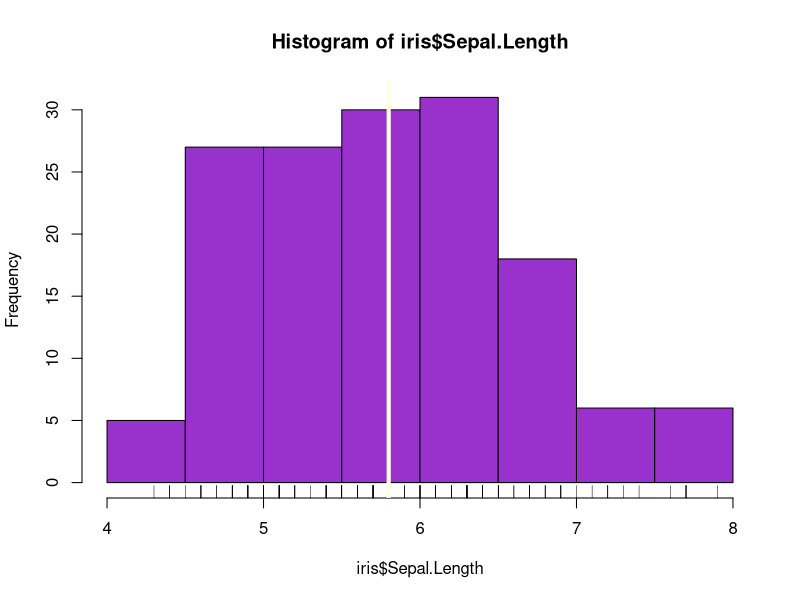
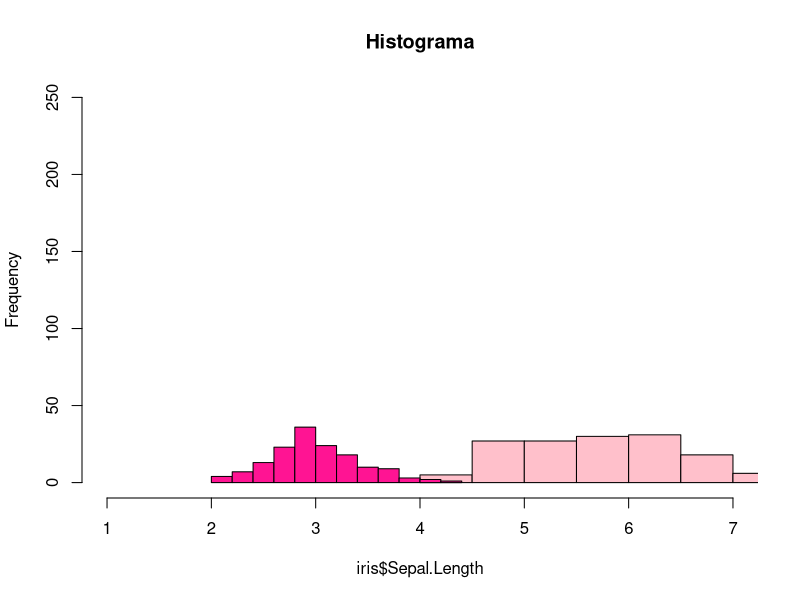
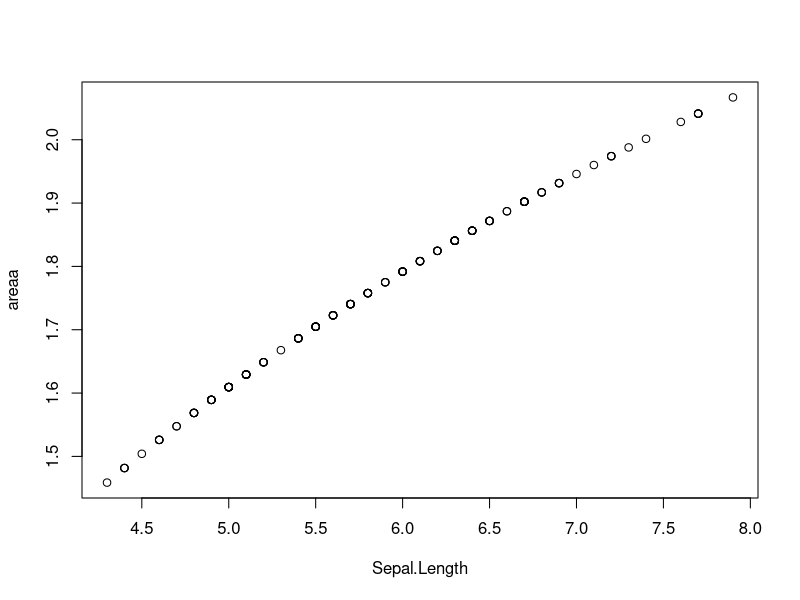
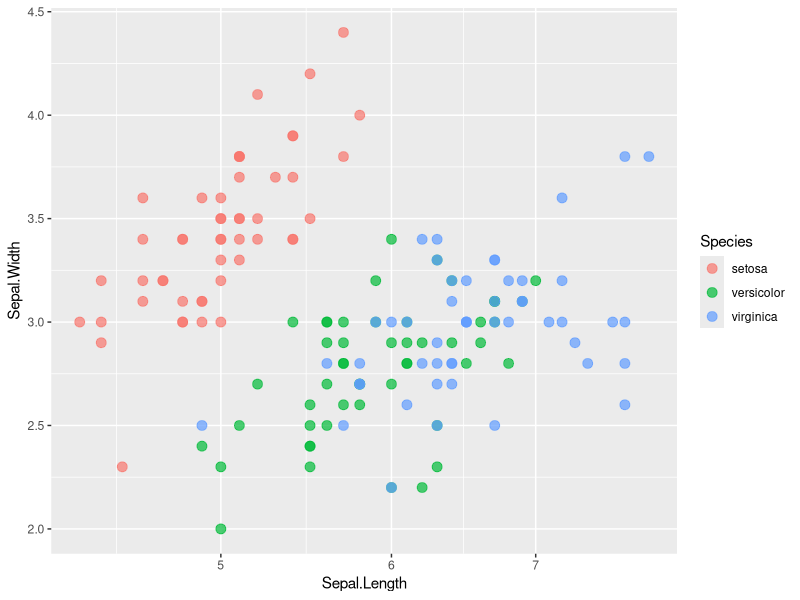
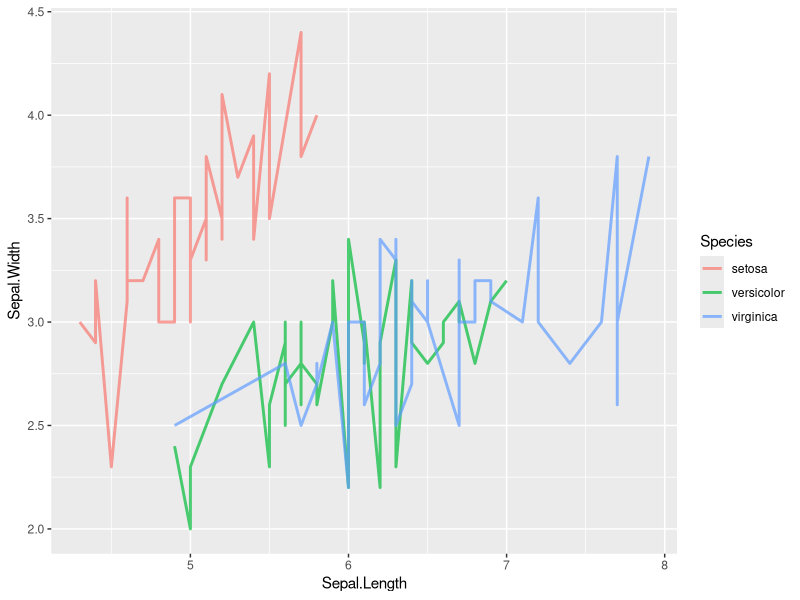
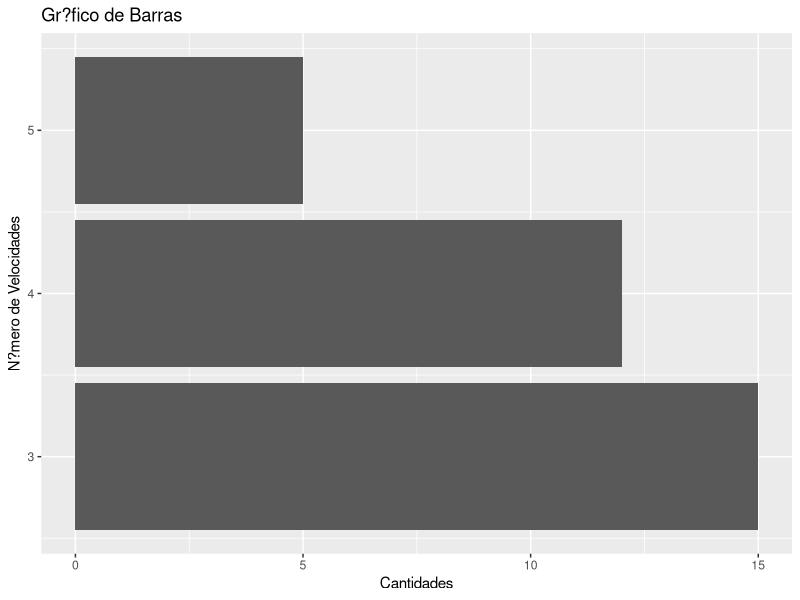

The R source for these figures, in order:
## ---- chunk 1
typeof("a")
typeof(factor("a"))
typeof(1)
## ---- chunk 2
iris[1,]
iris[,1]
## ---- chunk 3
length("hola")
#Cuenta el largo de el vector / elemento (considera la cadena como un unico elemento)
nchar("hola")
#Cuenta la cantidad de caracteres
## ---- chunk 4
X<-c(1,"2",TRUE)
print(X)
#Los toma todos como str

c(c(1,c(4,c(3))))
#Unidimensionales no importa cuantas veces lo anides 

## ---- chunk 5
x<-c("maria","paula","josefina")
x[3]
x[1:2]
x[c(1,2,3)]
## ---- chunk 6
seq(1,100,5)
#Secuencia del 1 al 100 con pasos de a 5

c(1,2,3,4)+c(2,3,4,5)
c(1,3,5,6)+c(2,4)
#"Duplica" el vector mas chico para "completar" el mas grande

sum(1:100)
sum(seq(2,100,2))
#Suma de todos los pares del 2 al 100

length(c(1,2,3,4))
c(2,5,8)/2
#Tener la mitad de un vector
## ---- chunk 7
library(dplyr)
# 1) Selecciona la mitad de las columnas impares de iris 
iris[seq(1:ncol(iris))%%2!=0][1:(nrow(iris)/2),] #Primero columnas impares y despues mitad de filas

# 2) Selecciona las primeras 5 filas y las ultimas  5 filas de iris.
iris[c(c(1:5),c(147:150)),]

# 3) Selecciona la mitad de las filas de iris de forma alternada empezando por la primera
iris[seq(1,nrow(iris),2),]

# 4) Utilice dos alternativas para realizar un muestreo aleatorio de tamnio 20 de las filas de iris
iris[sample(nrow(iris), size = 20, replace = FALSE), ]
iris[as.integer(runif(20,1,nrow(iris))),]
muestra_aleatoria_dplyr <- iris %>%
  sample_n(size = 20)

# 5) realice una copia de iris con el muestreo aleatorio para cada especie de 5 filas para cada una de las espacies de las  columnas "Petal.Length" y "Species"

copia_iris<-iris[iris$Species==unique(iris$Species)[1],][sample(1:50,5),][,c("Petal.Length","Species")]
#Filtro las filas por una especie, hago un muestreo aleatorio de 5 filas entre el 1 y 50, selecciono las columnas que quiero
## ---- chunk 8
x<-list(1,2,list(T,F,F),list('A','B'))
## ---- chunk 9
print("*****")
x[[4]][[2]]
#Del elemento 4 de la principal, agarro el 2ndo elemento y lo muestra como vector
print("*****")
x[[4]][2] 
#Lo muestra como una lista al elemento "B"
print("*****")
x[4][2]
#Dice [[1]] NULL
print("*****")
x[3] #Lo muestra como una lista de la lista
print("*****")
x[[3]] # Lo muestra como list(T,F,F)


## ---- chunk 10
df<-data.frame(provincia=c("Santa Fe","Buenos Aires","Tierra del Fuego"), poblacion=c(4,3,12))
## ---- chunk 11
df$provincia
#Muesta como vector las provincias 
df['provincia']
#muestra la columna provincia 

#CONDICION
df[df$provincia=="Santa Fe"]
#Muestra la linea donde la provincia es Santa Fe

#AGREGAR UNA COLUMNA
df["Anio de Fundacion"]=c(2002,2003,2005)
df$cantidad_arboles<- c(1,2,3)
df <- df %>% mutate(rt = c(20, 30, 40)) #acordarse de asignarlo 
df

#MOSTRAR TIPO DE DATO DE UNA COLUMNA
ncol(df)
df %>% str()

#MEDIANA, VALOR MAXIMO Y VALOR MINIMO
mtcars %>% slice_max(wt)

mtcars %>% slice_min(wt)

mtcars %>% summarise(median_wt = median(wt))

mtcars %>% summarise(mean_wt = mean(wt))
## ---- chunk 12
library(dplyr)

iris %>% 
  filter(Species=='setosa',Petal.Length>1.2) %>% 
  mutate(area=Sepal.Length*Sepal.Width) %>% 
  rename(largo_sepalo=Sepal.Length)

## ---- chunk 13
#Sapply permite aplicar una funcion a todo un df (es lo que interesa)

iris %>% sapply(mean,na.rm=T) #Excliuye valores NA al calcular la media
## ---- chunk 14
potencia<- function(x, y)
{result <- x^y
paste(x,"elevado a la potencia de", y, "es", result)
}

potencia(4,2)
## ---- chunk 15
pares=function(n){
col=c()
for (i in seq(n)){
if(i%%2==0){
col=append(col,i)
}
}
return(col)
}

pares(10)
## ---- chunk 16
f<- function(x,y)
{
  if(is.character(x)|is.character(y))
    return("todos los input debe ser numérico")
  x+y
}
f(4,3)
f("hola",3)
## ---- chunk 17
encuesta <- function() {
  r <- readline("¿Te gusta R? (s/n) : ")
  if ( r == "s" || r == "S") {
    cat("¡Estaba seguro de eso!\n")
    return(invisible(0))
  } else {
    cat("¿Estás seguro/a? Creo que te has equivocado al responder.\nVuelve a intentarlo.\n\n")
    #encuesta()
  }
}

encuesta()
## ---- chunk 18
table1 <- data.frame(P_ID = c(1:8),
                     gender = c("male", "male", "female","female","female", "male", "female", "male"),
                     height = c(71,73,64,64,66,69,62,72),
                     weight = c(175,225,130,125,165,160,115,250))

table2 <- data.frame(P_ID = c(1, 2, 4, 5, 7, 8, 9, 10),
                  sex=c("male","male","female","female","female", "male", "male", "female"),
                     visits = c(1,2,4,12,2,2,1,1),
                     checkup = c(1,1,1,1,1,1,0,0),
                     follow_up = c(0,0,1,2,0,0,0,0),
                     illness = c(0,0,2,7,1,1,0,0),
                     surgery = c(0,0,0,2,0,0,0,0),
                     ER = c( 0,1,0,0,0,0,1,1))

#INNER JOIN : Lo que aparece en ambos 
combined_data <- merge(x = table1,       # First data frame
                       y = table2,       # Second data frame
                       by = "P_ID")      # Common column to merge on
#FULL OUTER JOIN : Combina todos esten o no 
merge(x = table1, y = table2, all = TRUE)

#RIGHT JOIN
merge(x = table1, y = table2, all.y  = TRUE)

#LEFT JOIN
merge(x = table1, y = table2, all.y  = TRUE)
## ---- chunk 19
combined_datafem= combined_data[,combined_data['gender'] =='female']
## ---- chunk 20
#Nuevo df con esa informacion 
combined_dataltos= combined_data[,subset(combined_data['height'] >50)]
## ---- chunk 21
table1B= combined_data[ which(names(combined_data) %in% c('P_ID','gender','height','weight'))]
## ---- chunk 22
#datasets::ToothGrowth
#a) ¿Cual es la longitud promedio de los dientes por cada tipo de vitamina?
ToothGrowth %>% group_by(supp) %>% summarise(longitud_promedio_dientes=mean(len),cantidad=n())

#b) Obtener la fila correspondiente al conejillo de indias con el diente mas largo.
ToothGrowth %>% filter(len==max(len))

#c) Ordernar el dataset de menor a mayor de acuerdo a la longitud de los dientes.
ToothGrowth %>% arrange(len)

#d) Seleccionar los registros en el cual "len" toma valores entre 5 y 10
ToothGrowth %>% filter(len>5,len<10)
## ---- chunk 23
#datasets::ChickWeight

#1) ¿Cual es el peso promedio de los pollos? ¿Cual es el peso por promedio en cada grupo?
ChickWeight %>% group_by(Chick) %>% summarise(peso_promedio_grupo=mean(weight),cantidad=n())

#2) ¿Cuanto pesan los 10 pollos más liviandos que comieron de la dieta `1`? ¿Cuales son los mas pesados de esa dieta?
ChickWeight %>% filter(Diet=="1") %>% arrange(weight) %>% head(10)

#3) De la base total, obtener los registros con indice impar.
ChickWeight[seq(1,nrow(ChickWeight),2),]
ChickWeight[1:nrow(ChickWeight)%%2!=0,]

#4) Discretizar  la variable `weight`: ¿Cuantos pollos pesan mas de 50 lbs? ¿cuantos menos? ¿cuantos entre 50 y 100?¿cuantos más de 100?

ChickWeight = ChickWeight %>% mutate(cat_peso=
case_when(
  weight<50~"liviano",
  weight<100~"mediano",
  T~"pesado"
))

#5) Del punto anterior se generaron categorías, para cada categoría, ¿cuantos pollos comieron cada dieta?
ChickWeight %>% group_by(cat_peso) %>% summarise(n=n())
## ---- chunk 24
#a) Crear una funcion que tome como parametro un numero e indique si es divisible por 5.
ver_si_es_divisible<-function(n){
  if(n%%5==0){
    paste("el numero",n,"es divisible por 5")}
  else{
    paste("El numero no es divisible por 5")
  }
}
ver_si_es_divisible(5)

#b) Crear una funcion que tome como parametro una nota del 1 al 10 e indique si recursa (1 al 3), aprueba (4 a 6), o promociona (7 al 10)
ver_estado_alumno <- function() {
  n <- as.numeric(readline("Ingrese la calificacion del alumno "))
  if (is.na(n)) {
    cat("Entrada no válida, asegúrate de ingresar un número.\n")
    return()
  }
  
  if (n < 1 | n > 10) {
    cat("Ese número no es válido, prueba de nuevo.\n")
    return()
  } else if (n < 3) {
    cat("Perdón campeón pero recursas.\n")
  } else if (n < 7) {
    cat("Aprobaste.\n")
  } else if (n >= 7) {
    cat("Promocionaste.\n")
  }
}
ver_estado_alumno()


#c) Creer una funcion que tome como parametro un vector e indique cuales son los valores mayor al promedio y cuales menores
#el output debe ser un vector de la misma longitud que el original y que cada elemento 
#sea "TRUE" si es mayor al promedio y "FALSE" si es menor al promedio

valores_con_respecto_al_promedio<-function(v){
  mascara<-v>mean(v)
  vector_final<-as.logical(mascara) #en vez de hacer una mascara aparte, la puedo poner directo ahi ()
  print(vector_final)
}

vector<-c(1,1,2,2,1)
valores_con_respecto_al_promedio(vector)

## ---- chunk 25
hist(iris$Sepal.Length, col = "darkorchid")
rug(iris$Sepal.Length) #Agrega "pelos" en el eje horizontal
abline(v = median(iris$Sepal.Length), col = "lightyellow", lwd = 4) #Agrega una linea en la mediana
## ---- chunk 26
hist(iris$Sepal.Length, col='pink', xlim=c(1, 7), ylim = c(0,250),main = "Histograma")
hist(iris$Sepal.Width, col='#FF1493', add=TRUE)


## ---- chunk 27
iris$areaa=log(iris$Sepal.Length) #Hace una nueva columna, aplicandole el logaritmo a la vieja
with(iris, plot(Sepal.Length, areaa)) #Plot de puntos
## ---- chunk 28
nota.del.final = 7
if(nota.del.final < 4){
  condicion = "recursa"
} else if (nota.del.final < 7){
  condicion = "recupera"
} else{
  condicion = "promociona"
}
condicion #promociona
## ---- chunk 29
esta_lloviendo = c(1,0,0,1,0,1,0,0,1,1)
esta_nublado = c(0,1,0,0,1,0,0,1,0,1)

llevar_paraguas = ifelse(esta_lloviendo == 1, yes= T,  no= ifelse(esta_nublado==1, yes = T, no = F))
## ---- chunk 30
valor=0
conteo=0
while(valor < 50) {
  valor <- valor + sample(x = 1:10, size = 1)
  #sample es la funcion
  #help(sample) --> Muestra aleatoria entre esos elementos
   #Sin que me los repita
   #Por default no los vuelve a meter
  conteo <- conteo + 1
}

valor
conteo
for(i in iris$Sepal.Length){
  print(i)
  if(i > 5.1){
    break
    #Break sirve para detener el for/while
  }
}
## ---- chunk 31
nota.del.final=c(2,3,4)
rep(nota.del.final,2)
rep(5,6)
rep(nota.del.final,nota.del.final)
## ---- chunk 32
library(ggplot2)
ggplot(data = iris)+ geom_point(aes(x = Sepal.Length, y = Sepal.Width, color= Species),
                                size=3,
                                alpha=0.7)+scale_x_log10()

ggplot(data = iris)+ geom_line(aes(x = Sepal.Length, y = Sepal.Width, color= Species),
                                size=1,
                                alpha=0.7)
ggplot(data = mtcars, aes(x = gear)) + 
  geom_bar() + 
  xlab("N?mero de Velocidades") + 
  ylab("Cantidades") + 
  ggtitle("Gr?fico de Barras")+
  coord_flip()
